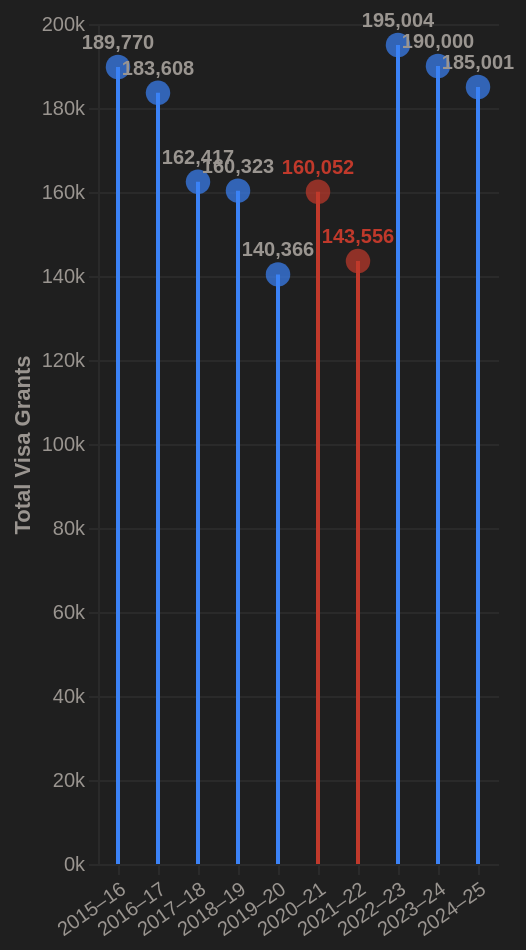

Write a Vega-Lite specification for this figure.
### Vega-Lite specification from a JSON file in a GitHub repository (floating-point values rounded to 4 significant figures)
{"$schema": "https://vega.github.io/schema/vega-lite/v5.json", "width": "container", "height": 420, "background": "#1f1f1f", "config": {"view": {"stroke": null}, "font": "DM Sans, sans-serif", "axis": {"labelColor": "#9a9590", "titleColor": "#9a9590", "gridColor": "#2a2a2a", "domainColor": "#2a2a2a", "tickColor": "#2a2a2a"}, "legend": {"labelColor": "#9a9590", "titleColor": "#9a9590"}}, "data": {"values": [{"year": "2015–16", "visas": 189770, "covid": false}, {"year": "2016–17", "visas": 183608, "covid": false}, {"year": "2017–18", "visas": 162417, "covid": false}, {"year": "2018–19", "visas": 160323, "covid": false}, {"year": "2019–20", "visas": 140366, "covid": false}, {"year": "2020–21", "visas": 160052, "covid": true}, {"year": "2021–22", "visas": 143556, "covid": true}, {"year": "2022–23", "visas": 195004, "covid": false}, {"year": "2023–24", "visas": 190000, "covid": false}, {"year": "2024–25", "visas": 185001, "covid": false}]}, "layer": [{"mark": {"type": "rule", "strokeWidth": 2}, "encoding": {"x": {"field": "year", "type": "ordinal", "axis": {"labelAngle": -35, "title": null}}, "y": {"field": "visas", "type": "quantitative", "axis": {"title": "Total Visa Grants", "labelExpr": "(datum.value/1000) + 'k'"}}, "y2": {"datum": 0}, "color": {"condition": {"test": "datum.covid", "value": "#c0392b"}, "value": "#3b82f6"}}}, {"mark": {"type": "point", "filled": true, "size": 150}, "encoding": {"x": {"field": "year", "type": "ordinal"}, "y": {"field": "visas", "type": "quantitative"}, "color": {"condition": {"test": "datum.covid", "value": "#c0392b"}, "value": "#3b82f6"}, "tooltip": [{"field": "year", "title": "Year"}, {"field": "visas", "title": "Visas Granted", "format": ","}]}}, {"mark": {"type": "text", "dy": -12, "fontSize": 10, "fontWeight": "bold"}, "encoding": {"x": {"field": "year", "type": "ordinal"}, "y": {"field": "visas", "type": "quantitative"}, "text": {"field": "visas", "format": ","}, "color": {"condition": {"test": "datum.covid", "value": "#c0392b"}, "value": "#9a9590"}}}]}
